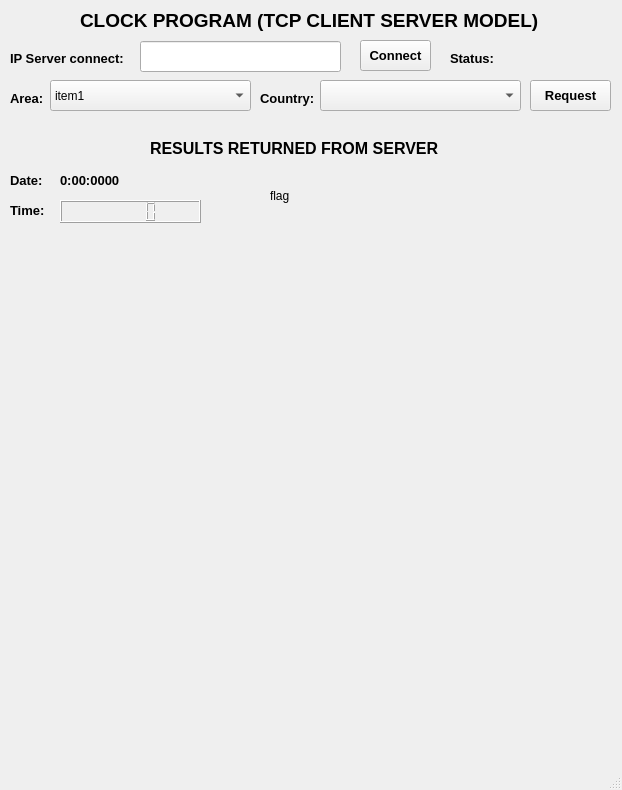
<?xml version="1.0" encoding="UTF-8"?>
<ui version="4.0">
 <class>MainWindow</class>
 <widget class="QMainWindow" name="MainWindow">
  <property name="geometry">
   <rect>
    <x>0</x>
    <y>0</y>
    <width>622</width>
    <height>790</height>
   </rect>
  </property>
  <property name="windowTitle">
   <string>MainWindow</string>
  </property>
  <widget class="QWidget" name="centralwidget">
   <widget class="QLabel" name="label">
    <property name="geometry">
     <rect>
      <x>10</x>
      <y>90</y>
      <width>55</width>
      <height>16</height>
     </rect>
    </property>
    <property name="font">
     <font>
      <pointsize>10</pointsize>
      <weight>75</weight>
      <bold>true</bold>
     </font>
    </property>
    <property name="text">
     <string>Area:</string>
    </property>
   </widget>
   <widget class="QComboBox" name="areaTxt">
    <property name="geometry">
     <rect>
      <x>50</x>
      <y>80</y>
      <width>201</width>
      <height>31</height>
     </rect>
    </property>
    <item>
     <property name="text">
      <string>item1</string>
     </property>
    </item>
    <item>
     <property name="text">
      <string>item2</string>
     </property>
    </item>
    <item>
     <property name="text">
      <string>item3</string>
     </property>
    </item>
    <item>
     <property name="text">
      <string>item4</string>
     </property>
    </item>
   </widget>
   <widget class="QLabel" name="label_2">
    <property name="geometry">
     <rect>
      <x>260</x>
      <y>90</y>
      <width>55</width>
      <height>16</height>
     </rect>
    </property>
    <property name="font">
     <font>
      <pointsize>10</pointsize>
      <weight>75</weight>
      <bold>true</bold>
     </font>
    </property>
    <property name="text">
     <string>Country:</string>
    </property>
   </widget>
   <widget class="QLCDNumber" name="timeLCDNumber">
    <property name="geometry">
     <rect>
      <x>60</x>
      <y>200</y>
      <width>141</width>
      <height>23</height>
     </rect>
    </property>
    <property name="font">
     <font>
      <pointsize>10</pointsize>
      <weight>75</weight>
      <bold>true</bold>
     </font>
    </property>
   </widget>
   <widget class="QLabel" name="label_3">
    <property name="geometry">
     <rect>
      <x>10</x>
      <y>50</y>
      <width>131</width>
      <height>16</height>
     </rect>
    </property>
    <property name="font">
     <font>
      <pointsize>10</pointsize>
      <weight>75</weight>
      <bold>true</bold>
     </font>
    </property>
    <property name="text">
     <string>IP Server connect:</string>
    </property>
   </widget>
   <widget class="QLineEdit" name="ipServerTxt">
    <property name="geometry">
     <rect>
      <x>140</x>
      <y>41</y>
      <width>201</width>
      <height>31</height>
     </rect>
    </property>
    <property name="font">
     <font>
      <pointsize>10</pointsize>
     </font>
    </property>
   </widget>
   <widget class="QPushButton" name="connectBtn">
    <property name="geometry">
     <rect>
      <x>360</x>
      <y>40</y>
      <width>71</width>
      <height>31</height>
     </rect>
    </property>
    <property name="font">
     <font>
      <pointsize>10</pointsize>
      <weight>75</weight>
      <bold>true</bold>
     </font>
    </property>
    <property name="text">
     <string>Connect</string>
    </property>
   </widget>
   <widget class="QLabel" name="statusConnectLb">
    <property name="geometry">
     <rect>
      <x>450</x>
      <y>50</y>
      <width>55</width>
      <height>16</height>
     </rect>
    </property>
    <property name="font">
     <font>
      <pointsize>10</pointsize>
      <weight>75</weight>
      <bold>true</bold>
     </font>
    </property>
    <property name="text">
     <string>Status:</string>
    </property>
   </widget>
   <widget class="QLabel" name="label_5">
    <property name="geometry">
     <rect>
      <x>10</x>
      <y>170</y>
      <width>41</width>
      <height>21</height>
     </rect>
    </property>
    <property name="font">
     <font>
      <pointsize>10</pointsize>
      <weight>75</weight>
      <bold>true</bold>
     </font>
    </property>
    <property name="text">
     <string>Date:</string>
    </property>
   </widget>
   <widget class="QComboBox" name="countryTxt">
    <property name="geometry">
     <rect>
      <x>320</x>
      <y>80</y>
      <width>201</width>
      <height>31</height>
     </rect>
    </property>
   </widget>
   <widget class="QLabel" name="dateTxt">
    <property name="geometry">
     <rect>
      <x>60</x>
      <y>170</y>
      <width>141</width>
      <height>20</height>
     </rect>
    </property>
    <property name="font">
     <font>
      <pointsize>10</pointsize>
      <weight>75</weight>
      <bold>true</bold>
     </font>
    </property>
    <property name="text">
     <string>0:00:0000</string>
    </property>
   </widget>
   <widget class="QLabel" name="label_7">
    <property name="geometry">
     <rect>
      <x>10</x>
      <y>200</y>
      <width>55</width>
      <height>21</height>
     </rect>
    </property>
    <property name="font">
     <font>
      <pointsize>10</pointsize>
      <weight>75</weight>
      <bold>true</bold>
     </font>
    </property>
    <property name="text">
     <string>Time:</string>
    </property>
   </widget>
   <widget class="QPushButton" name="requestBtn">
    <property name="geometry">
     <rect>
      <x>530</x>
      <y>80</y>
      <width>81</width>
      <height>31</height>
     </rect>
    </property>
    <property name="font">
     <font>
      <pointsize>10</pointsize>
      <weight>75</weight>
      <bold>true</bold>
     </font>
    </property>
    <property name="text">
     <string>Request</string>
    </property>
   </widget>
   <widget class="QLabel" name="label_4">
    <property name="geometry">
     <rect>
      <x>150</x>
      <y>140</y>
      <width>301</width>
      <height>16</height>
     </rect>
    </property>
    <property name="font">
     <font>
      <pointsize>12</pointsize>
      <weight>75</weight>
      <bold>true</bold>
      <strikeout>false</strikeout>
      <kerning>true</kerning>
     </font>
    </property>
    <property name="text">
     <string>RESULTS RETURNED FROM SERVER</string>
    </property>
   </widget>
   <widget class="QLabel" name="label_8">
    <property name="geometry">
     <rect>
      <x>80</x>
      <y>10</y>
      <width>491</width>
      <height>21</height>
     </rect>
    </property>
    <property name="font">
     <font>
      <pointsize>14</pointsize>
      <weight>75</weight>
      <bold>true</bold>
     </font>
    </property>
    <property name="text">
     <string>CLOCK PROGRAM (TCP CLIENT SERVER MODEL)</string>
    </property>
   </widget>
   <widget class="QLabel" name="flagLB">
    <property name="geometry">
     <rect>
      <x>270</x>
      <y>170</y>
      <width>111</width>
      <height>51</height>
     </rect>
    </property>
    <property name="text">
     <string>flag</string>
    </property>
   </widget>
  </widget>
  <widget class="QMenuBar" name="menubar">
   <property name="geometry">
    <rect>
     <x>0</x>
     <y>0</y>
     <width>622</width>
     <height>21</height>
    </rect>
   </property>
  </widget>
  <widget class="QStatusBar" name="statusbar"/>
 </widget>
 <resources/>
 <connections/>
</ui>
